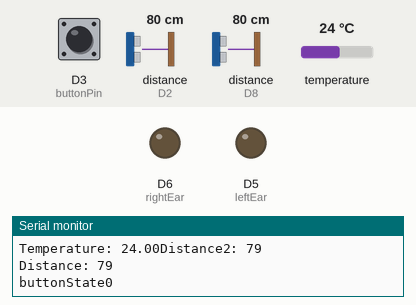
This sketch was run on a simulated ESP8266 (NodeMCU). Parts: output pins drawn as LEDs (lit = HIGH), the last lines printed to the serial monitor. Wiring (inferred from the names in the program): 2 × ultrasonic range finder: trigger D1, echo D2 / trigger D7, echo D8. The test bench sets the inputs (shaded band); at power-on: distance to the obstacle (sensors on D2, D8) 80 cm, D3 (buttonPin) HIGH, temperature 24 °C. The echo pulse lasts 58.3 µs per cm; WiFi joins after 1.5 s; servers stay silent unless stated; pins used as bus, display or sensor lines are not drawn.

Above: at 3.0 s.
3.1 s: distance to the obstacle (sensor on D2) set to 23 cm
4.6 s: distance to the obstacle (sensor on D2) set to 18 cm
At 5.4 s:
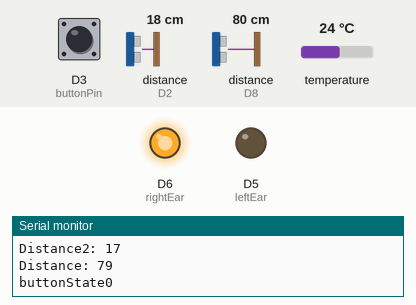
6.5 s: distance to the obstacle (sensor on D8) set to 2 cm
At 6.9 s:
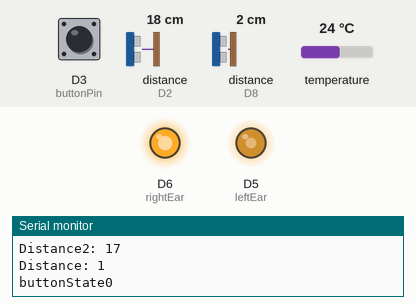
8.1 s: distance to the obstacle (sensor on D2) set to 35 cm
At 9.4 s:
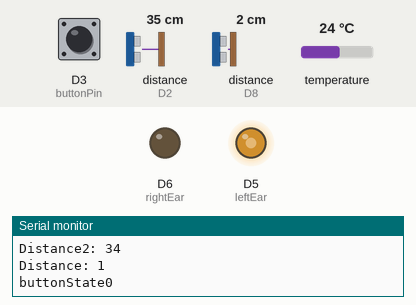
9.7 s: distance to the obstacle (sensor on D2) set to 2 cm
At 10.9 s:
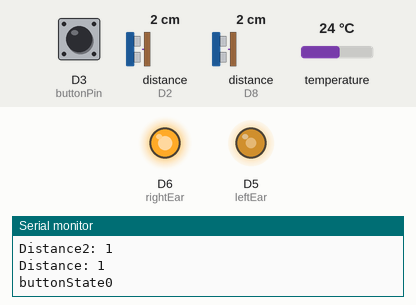
11.2 s: distance to the obstacle (sensor on D2) set to 60 cm
At 12.4 s:
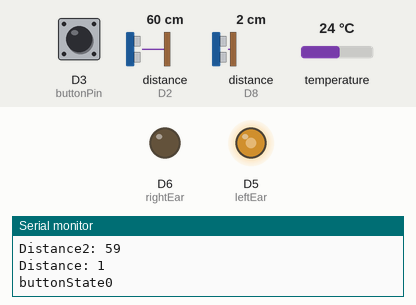
Timing chart, 0 to 13.8 s (numbered marks = the images above; inputs shaded):
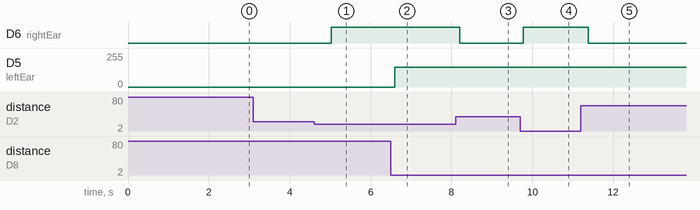

The sketch:

BlindHelmet.ino
```cpp
#define D0 16
#define D1 5 // I2C Bus SCL (clock)
#define D2 4 // I2C Bus SDA (data)
#define D3 0
#define D4 2 // Same as "LED_BUILTIN", but inverted logic
#define D5 14 // SPI Bus SCK (clock)
#define D6 12 // SPI Bus MISO
#define D7 13 // SPI Bus MOSI
#define D8 15 // SPI Bus SS (CS)
#define D9 3 // RX0 (Serial console)
#define D10 1 // TX0 (Serial console)
#define S3 10
#define S2 9

#define BLYNK_TEMPLATE_ID "TMPL2UMBycI3A"
#define BLYNK_TEMPLATE_NAME "BlindHelmet"
#define BLYNK_AUTH_TOKEN "hlCI64A4u_De9GAron_Gt0dP0J2dqyiJ"
#define BLYNK_PRINT Serial

#include <ESP8266WiFi.h>
#include <BlynkSimpleEsp8266.h>

#include <Wire.h>
#include <OneWire.h>
#include <DallasTemperature.h>
#define temprature D0


OneWire oneWire( temprature);
DallasTemperature DS18B20(&oneWire);  // Object for the temperature sensor

char ssid[] = "kirwara";
char pass[] = "kirwara123";
BlynkTimer timer;
float temp;

const int trigPin = D7;
const int echoPin = D8;
const int trigPin2 = D1;
const int echoPin2 = D2;
#define rightEar D6
#define leftEar D5

#define buttonPin D3
 int buttonState = digitalRead(buttonPin);
long duration;
int distance;
long duration2;
int distance2;
void setup() {
pinMode(trigPin, OUTPUT); // Sets the trigPin as an Output
pinMode(echoPin, INPUT); // Sets the echoPin as an Input
pinMode(trigPin2, OUTPUT); // Sets the trigPin as an Output
pinMode(echoPin2, INPUT); // Sets the echoPin as an Input
pinMode(rightEar,OUTPUT);
pinMode(leftEar,OUTPUT);
pinMode(temprature,INPUT);
pinMode(buttonPin,INPUT_PULLUP);
Serial.begin(9600); // Starts the serial communication
DS18B20.begin();
Blynk.begin(BLYNK_AUTH_TOKEN, ssid, pass);
 timer.setInterval(1000L, calcDist);
}
void loop() {
  // int buttonState = digitalRead(buttonPin);
   Blynk.run();
  // runs BlynkTimer
   timer.run();

calcDist();
if(distance2<20){
  analogWrite(leftEar,100);
//  delay(1000);
  digitalWrite(rightEar,HIGH);

  }else{
    digitalWrite(rightEar,LOW);
    }
if(distance<20){
  analogWrite(leftEar,150);
//  delay(1000);
//  digitalWrite(leftEar,LOW);

  }else{
    digitalWrite(leftEar,LOW);
    }
  DS18B20.requestTemperatures();
  temp = DS18B20.getTempCByIndex(0); // Celsius
  Serial.print("Temperature: ");
  Serial.print(temp);

   Blynk.virtualWrite(V0, 35);

}
void calcDist(){
  // Clears the trigPin
digitalWrite(trigPin, LOW);
delayMicroseconds(2);

// Sets the trigPin on HIGH state for 10 micro seconds
digitalWrite(trigPin, HIGH);
delayMicroseconds(10);
digitalWrite(trigPin, LOW);

// Reads the echoPin, returns the sound wave travel time in microseconds
duration = pulseIn(echoPin, HIGH);

// Calculating the distance
distance= duration*0.034/2;
// Prints the distance on the Serial Monitor
//Serial.print("Distance: ");
//Serial.println(distance);
//delay(2000);

digitalWrite(trigPin2, LOW);
delayMicroseconds(2);

// Sets the trigPin on HIGH state for 10 micro seconds
digitalWrite(trigPin2, HIGH);
delayMicroseconds(10);
digitalWrite(trigPin2, LOW);

// Reads the echoPin, returns the sound wave travel time in microseconds
duration2 = pulseIn(echoPin2, HIGH);

// Calculating the distance
distance2= duration2*0.034/2;
// Prints the distance on the Serial Monitor
Serial.print("Distance2: ");
Serial.println(distance2);
Serial.print("Distance: ");
Serial.println(distance);
 Serial.print("buttonState");
  Serial.println(buttonState);
  Blynk.virtualWrite(V1, buttonState );
//delay(2000);

  }
```

Measured:
- the behaviour switches between 21 and 20 cm on distance to the obstacle (sensor on D2) (found by bisection; images 0 and 1)
- after the input at 4.6 s, D6 (rightEar): LOW → HIGH after 0.42 s
- after the input at 6.5 s, D5 (leftEar): 0/255 → 150/255 after 0.10 s
- after the input at 8.1 s, D6 (rightEar): HIGH → LOW after 0.11 s
- after the input at 9.7 s, D6 (rightEar): LOW → HIGH after 0.08 s
- after the input at 11.2 s, D6 (rightEar): HIGH → LOW after 0.18 s
